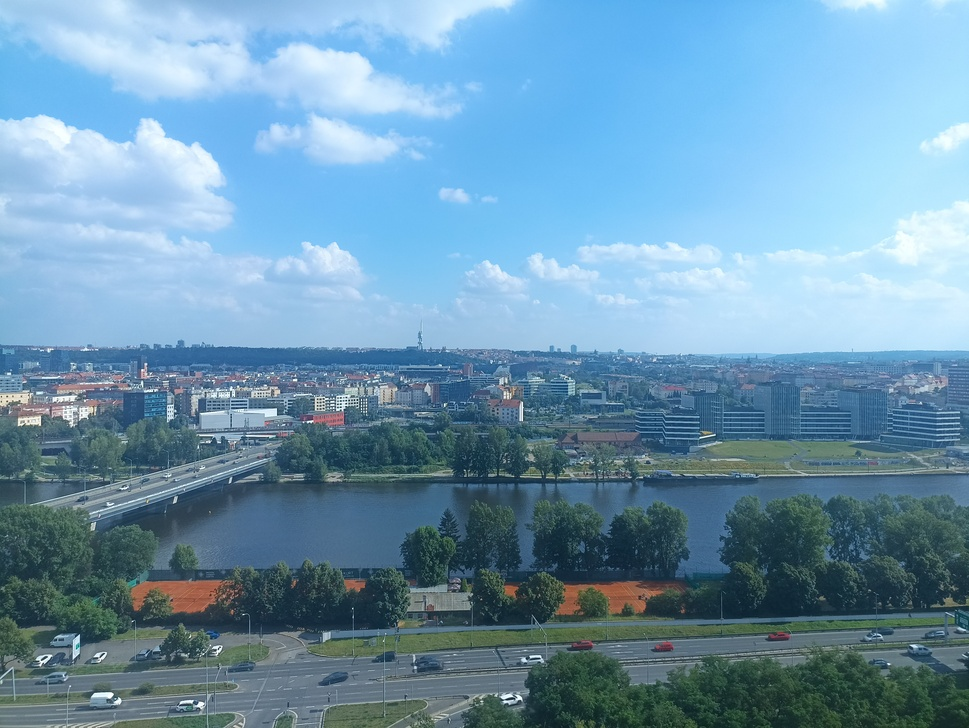
#> input picture test2.jpg, 969 x 728 px, shrunk from 4624 x 3472 before the run
$ python pbn-gen.py test2.jpg --output out.png
#> lines starting #> are read from the running program, lines starting #| are printed output that depends on the picture; after the words box and inside, x2 and y2 are one past the last pixel; in counts of white or black regions, pixels touching at a corner belong together
import cv2 as cv
import numpy as np
import typing as tp
from enum import Enum
from argparse import ArgumentParser
from sklearn.cluster import KMeans # type: ignore
from random import randint


###################################################################
#                  TYPE DEFINITIONS AND CONSTANTS                 #
###################################################################

Img = np.ndarray
Mask = np.ndarray
Colors = np.ndarray
Color = tp.Tuple[int, int, int]
Shape = tp.Tuple[int, ...]
Contours = tp.List[np.ndarray]
InscribedCircle = tp.Tuple[tp.Tuple[int, int], float, int]
class ColorMode(Enum):
    BGR = 'BGR'
    HSL = 'HSL'
    HSV = 'HSV'
    LAB = 'LAB'
    GRAYSCALE = 'GRAYSCALE'


###################################################################
#              COLOR CLUSTERING AND IMAGE PROCESSING              #
###################################################################

def cluster(image: Img, n_colors: int, seed: int = 0) -> tp.Tuple[Colors, Img]:
    """ Cluster the colors of an image and return the colors and an image with the colors
        replaced by their assigned cluster center (color).

        Args:
            image (Img): The image to cluster.
            n_colors (int): The number of colors to cluster the image into.
            seed: The seed for the random number generator.

        Returns:
            Colors: The cluster centers (colors).
            Img: The image with the colors replaced by their assigned cluster center.
    """

    pixels = image.reshape(-1, image.shape[-1] if len(image.shape) > 2 else 1)
    kmeans = KMeans(n_clusters=n_colors, random_state=seed, n_init='auto').fit(pixels)
    colors = kmeans.cluster_centers_.astype(np.uint8)
    labels = kmeans.labels_.astype(np.uint8)
    return colors, labels


def get_smooth_image(shape: Shape, colors: Colors, labels: Img) -> Img:
    """ Get an image where each pixel is colored with the color of its cluster center.
        The image is smoothed using a median filter.

        Args:
            shape (Shape): The shape of the image.
            colors (Colors): The cluster centers (colors).
            labels (Img): The cluster labels of each pixel.

        Returns:
            Img: The image with the pixels colored with the color of their cluster center
                 after smoothing with a median blur filter.
    """

    BLUR_SIZE = 3
    BLUR_ITERS = 3

    img: Img = colors[labels].reshape(shape)
    for _ in range(BLUR_ITERS):
        img = cv.medianBlur(img, BLUR_SIZE)
    return img


def blur_image(image: Img) -> Img:
    """ Apply a bilateral filter to an image.

        Args:
            image (Img): The image to blur.

        Returns:
            Img: The blurred image.
    """

    return cv.bilateralFilter(image, 7, 170, 70)


def get_connected_components(mask: Mask
                             ) -> tp.Tuple[Contours, tp.List[int], tp.List[tp.List[int]], tp.Any]:
    """ Get the connected components of a binary mask.

        Args:
            mask (Mask): The binary mask to get the connected components of.

        Returns:
            tp.List[Contours, tp.List[int], tp.List[tp.List[int]]]: The contours of the connected
                components, the depths of the contours, and list of children for each contour.
    """

    # Find the contours of the connected components in the mask
    contours: Contours
    contours, hierarchy = cv.findContours(mask.astype(np.uint8), cv.RETR_TREE, # type: ignore
                                            cv.CHAIN_APPROX_SIMPLE)
    hierarchy = hierarchy[0]

    # Find the children and depths of the contours
    children: tp.List[tp.List[int]] = [[] for _ in range(len(contours))]
    for i in range(len(contours)):
        if hierarchy[i][3] >= 0:
            children[hierarchy[i][3]].append(i)
    depths = [0] * len(contours)
    stack = [i for i in range(len(contours)) if hierarchy[i][3] < 0]
    while stack:
        i = stack.pop()
        for j in children[i]:
            depths[j] = depths[i] + 1
            stack.append(j)

    return contours, depths, children, hierarchy


def mask_good_components(image: Img, colors: Colors, color_mode: ColorMode,
                         min_size: int, max_components: int) -> Mask:
    """ Mask out small connected components from an image. By connected components,
        connected regions of the same color are meant. Also removes thin border components
        (components that are almost completely filled by other components).

        Args:
            image (Img): The image to remove small components from.
            colors (Colors): The colors in the image.
            color_mode (ColorMode): The color mode of the image.
            min_size (int): The minimum size of the connected components to keep.
            max_components (int): The maximum number of connected components to keep.

        Returns:
            Mask: The mask of the kept connected components.
    """

    # Convert the image to a list of masks, one for each color
    if color_mode == ColorMode.GRAYSCALE:
        masks = [image == color for color in colors]
    else:
        masks = [np.all(image == color, axis=-1) for color in colors]

    good_contours = []
    all_contours, all_depths, all_children, all_areas = [], [], [], []

    for i_mask in range(len(masks)):
        mask = masks[i_mask]

        contours, depths, children, hierarchy = get_connected_components(mask)

        # Separate the outer and inner contours (inner contours are contours of holes)
        outer_contours_idx = [i for i in range(len(contours)) if depths[i] % 2 == 0]
        inner_contours_idx = [i for i in range(len(contours)) if depths[i] % 2 == 1]

        # Compute the areas of the components
        contour_areas = list(map(cv.contourArea, contours))
        component_areas = contour_areas.copy()
        for i in inner_contours_idx:
            component_areas[hierarchy[i][3]] -= component_areas[i]

        # Keep the outer components with an area greater than the minimum size and are not thin
        THIN_THRESHOLD = -1.0
        good_contours.extend([(i_mask, i) for i in outer_contours_idx
                              if component_areas[i] >= min_size
                              and component_areas[i] >= THIN_THRESHOLD * contour_areas[i]])

        all_contours.append(contours)
        all_depths.append(depths)
        all_children.append(children)
        all_areas.append(component_areas)
        del mask, contours, hierarchy, children, depths, outer_contours_idx, inner_contours_idx, \
            contour_areas, component_areas # just to be sure that I don't use them by mistake

    # Remove the smallest components if there are too many components
    good_contours.sort(key=lambda x: all_areas[x[0]][x[1]], reverse=True)
    if max_components > 0 and len(good_contours) > max_components:
        good_contours = good_contours[:max_components]

    all_good_contours_idx: tp.List[tp.List[int]] = [list() for _ in range(len(masks))]
    for i_mask, i in good_contours:
        all_good_contours_idx[i_mask].append(i)
    del good_contours # just to be sure that I don't use it by mistake

    # print(sum(len(contours) for contours in all_good_contours_idx)) # debug

    # Create a mask of the kept components
    kept_mask = np.zeros(image.shape[:2], dtype=np.uint8)
    for i_mask in range(len(masks)):
        kept_mask_this_color = np.zeros_like(kept_mask, dtype=np.uint8)
        kept_contours = sorted(all_good_contours_idx[i_mask], key=lambda x: all_depths[i_mask][x])
        for i in kept_contours:
            cv.drawContours(kept_mask_this_color, [all_contours[i_mask][i]], 0, 1, -1)
            for j in all_children[i_mask][i]:
                cv.drawContours(kept_mask_this_color, [all_contours[i_mask][j]], 0, 0, -1)
        kept_mask |= kept_mask_this_color
        del kept_mask_this_color, kept_contours # just to be sure that I don't use them by mistake

    # dbg_img = image.copy() # debug
    # dbg_img[np.logical_not(kept_mask.astype(bool))] = 0 # debug
    # debug_show_image(dbg_img, color_mode) # debug

    return kept_mask.astype(bool)


def fill_unmasked(image: Img, mask: Mask, colors: Colors, color_mode: ColorMode) -> Img:
    """ Fill the non-masked regions of an image with the colors of the neighboring regions.

        Args:
            image (Img): The image to fill.
            mask (Mask): The mask of the regions not to fill.
            colors (Colors): The colors of the masked regions.
            color_mode (ColorMode): The color mode of the image.

        Returns:
            Img: The image with the unmasked regions filled.
    """

    if color_mode == ColorMode.GRAYSCALE:
        inverse_color_masks = [(image != color).astype(np.uint8) for color in colors]
    else:
        inverse_color_masks = [np.any(image != color, axis=-1).astype(np.uint8)
                               for color in colors]
    inverse_mask = np.logical_not(mask)
    for i in range(len(inverse_color_masks)):
        inverse_color_masks[i] |= inverse_mask
    color_distances = [cv.distanceTransform(inv_color_mask, cv.DIST_L2, 3)
                       for inv_color_mask in inverse_color_masks]

    # closest color = color with the smallest color distance for each pixel
    closest_colors = colors[np.argmin(color_distances, axis=0)]
    result = image.copy()
    closest_colors = closest_colors.reshape(image.shape)
    result[inverse_mask] = closest_colors[inverse_mask]
    # debug_show_image(result, color_mode) # debug
    return result


# [54 lines left out: function largest_inscribed_circles, not called in this run]


###################################################################
#                  OUTLINES AND NUMBERS (LABELS)                  #
###################################################################

def get_contours(image: Img) -> Contours:
    """ Get the contours (edges / outlines) of an image.

        Args:
            image (Img): The image to get the contours of.

        Returns:
            Contours: The contours of the image.
    """

    edges = cv.Canny(image, 0, 0)
    edges = edges.astype(bool)
    contours, _ = cv.findContours(edges.astype(np.uint8), cv.RETR_LIST, cv.CHAIN_APPROX_SIMPLE)
    return contours


def put_outlines(bgr_image: Img, contours: Contours) -> None:
    """ Get a mask of the outlines of an image.

        Args:
            bgr_image (Img): The image to get the outlines of and put the outlines on, in BGR.
            contours (Contours): The contours of the image components.
    """

    OUTLINE_COLOR = (0, 0, 0)

    cv.drawContours(bgr_image, contours, -1, 1, 1)


# [16 lines left out: function put_numbers, not called in this run]
    # debug_show_image(bgr_image, ColorMode.BGR) # debug


def add_palette(image: Img, colors: Colors) -> Img:
    """ Return an image with the color palette of the image added to the bottom.

        Args:
            image (Img): The image to add the color palette to, in BGR.
            colors (Colors): The colors in the image, in BGR.

        Returns:
            Img: The image with the color palette added to the bottom.
    """

    REL_SIZE = 0.8
    REL_PADDING_LEFT_RIGHT = 0.05
    REL_MARGIN_TOP_BOTTOM = 0.1
    NUM_SIZE = 0.5

    total_width = image.shape[1] * (1 - 2 * REL_PADDING_LEFT_RIGHT)
    width_per_color = total_width // len(colors)
    radius = int(REL_SIZE * width_per_color / 2)
    height = int(radius * 2 * (1 + REL_MARGIN_TOP_BOTTOM))
    left = int(image.shape[1] * REL_PADDING_LEFT_RIGHT)
    middle_y = image.shape[0] + height // 2

    new_img = np.ones((image.shape[0] + height, *image.shape[1:]), dtype=np.uint8) * 255
    new_img[:image.shape[0]] = image

    for i in range(len(colors)):
        x = left + int((i + 0.5) * width_per_color)
        cv.circle(new_img, (x, middle_y), radius, tuple(colors[i].tolist()), -1)
        num_offset = int(NUM_SIZE * 10)
        is_bg_light = np.mean(colors[i]) > 128
        text_color = (0, 0, 0) if is_bg_light else (255, 255, 255)
        cv.putText(new_img, str(i + 1), (x - num_offset * len(str(i + 1)), middle_y + num_offset),
                   cv.FONT_HERSHEY_SIMPLEX, NUM_SIZE, text_color, 2)

    return new_img


###################################################################
#                     IMAGE LOADING AND SAVING                    #
###################################################################

def cvt_from_bgr(bgr_img: Img, mode: ColorMode) -> Img:
    """ Convert an image from BGR to another color mode.

        Args:
            bgr_img (Img): The BGR image to convert.
            mode (ColorMode): The color mode to convert to.

        Returns:
            Img: The converted image.
    """

    if mode == ColorMode.BGR: return bgr_img
    elif mode == ColorMode.HSL: return cv.cvtColor(bgr_img, cv.COLOR_BGR2HLS)
    elif mode == ColorMode.HSV: return cv.cvtColor(bgr_img, cv.COLOR_BGR2HSV)
    elif mode == ColorMode.LAB: return cv.cvtColor(bgr_img, cv.COLOR_BGR2LAB)
    elif mode == ColorMode.GRAYSCALE: return cv.cvtColor(bgr_img, cv.COLOR_BGR2GRAY)


def cvt_to_bgr(img: Img, mode: ColorMode) -> Img:
    """ Convert an image to BGR from another color mode.

        Args:
            img (Img): The image to convert.
            mode (ColorMode): The color mode to convert from.

        Returns:
            Img: The converted image in BGR.
    """

    if mode == ColorMode.BGR: return img
    elif mode == ColorMode.HSL: return cv.cvtColor(img, cv.COLOR_HLS2BGR)
    elif mode == ColorMode.HSV: return cv.cvtColor(img, cv.COLOR_HSV2BGR)
    elif mode == ColorMode.LAB: return cv.cvtColor(img, cv.COLOR_LAB2BGR)
    elif mode == ColorMode.GRAYSCALE: return cv.cvtColor(img, cv.COLOR_GRAY2BGR)


def load_image(path: str, color_mode: ColorMode, max_size: tp.Optional[tp.Tuple[int, int]] = None,
               ) -> np.ndarray:
    """ Load an image from a file. If max_size is specified, the image is resized to fit within
        the size while maintaining the aspect ratio. The image is converted to the specified
        color mode.

        Args:
            path (str): The path of the image file.
            color_mode (ColorMode): The color mode to convert the image to.
            max_size (Optional[Tuple[int, int]]): The maximum size of the resized image
                as (width, height).

        Returns:
            Img: The loaded image in the specified color mode.
    """

    if not cv.haveImageReader(path):
        raise ValueError(f"Unsupported image format for file {path}.")
    try:
        img: Img = cv.imread(path, cv.IMREAD_COLOR)
    except Exception as e:
        raise ValueError(f"Error loading image from {path}: {e}")
    if max_size is not None:
        # Resize the image to fit within the max size while maintaining the aspect ratio
        height, width = img.shape[:2]
        target_width, target_height = max_size
        shrink_ratio = min(target_width / width, target_height / height)
        if shrink_ratio < 1:
            img = cv.resize(img, (0, 0), fx=shrink_ratio, fy=shrink_ratio,
                            interpolation=cv.INTER_AREA)

    return cvt_from_bgr(img, color_mode)


def save_image(path: str, image: np.ndarray, image_color_mode: ColorMode) -> None:
    """ Save an image to a file. The image is converted to BGR before saving.

        Args:
            path (str): The path of the image file. If no extension is provided,
                or the extension is not supported by OpenCV, '.png' is appended.
            image (Img): The image to save.
            image_color_mode (ColorMode): The color mode of the input image.
    """

    if not cv.haveImageWriter(path):
        path += ('.png')
    image = cvt_to_bgr(image, image_color_mode)
    try:
        cv.imwrite(path, image)
    except Exception as e:
        print(f"Error saving image to {path}: {e}")


###################################################################
#                ARGUMENT PARSING AND MAIN FUNCTION               #
###################################################################

def _arg_parser() -> ArgumentParser:
    parser = ArgumentParser()
    parser.add_argument('input',
                        type=str, nargs='+',
                        help='Paths of input images.'
    )
    parser.add_argument('-o', '--output',
                        type=str, required=True,
                        help='Path of output image.'
    )
    parser.add_argument('-r', '--resize',
                        type=int, nargs=2, required=False, default=None,
                        metavar=('WIDTH', 'HEIGHT'),
                        help='Resize the input image to fit within the specified size. \
                        The aspect ratio is maintained.'
    )
    parser.add_argument('-c', '--color-mode',
                        type=lambda x: x.upper(),
                        required=False, default=ColorMode.LAB.value,
                        choices=[mode.value for mode in ColorMode],
                        help='Color mode of the input image. Defaults to LAB.'
    )
    parser.add_argument('-k', '--color-palette-size',
                        type=int, required=False,
                        default=10,
                        help='Number of colors used in the output. Defaults to 10.'
    )
    parser.add_argument('-m', '--min-cell-size',
                        type=int, required=False,
                        default=200,
                        help='Minimum size of a cell in the output image in pixels \
                        Defaults to 200. If set to 0, all cells are naturally kept.'
    )
    parser.add_argument('-M', '--max-cells',
                        type=int, required=False,
                        default=250,
                        help='Maximum number of cells in the output image. Defaults to 250. \
                        If set to 0 or a negative number, no limit is imposed.'
    )
    parser.add_argument('-O', '--no-outline',
                        action="store_true",
                        required=False, default=False,
                        help='Do not have outlines in the output image.'
    )
    parser.add_argument('-f', '--fill',
                        action="store_true",
                        required=False, default=False,
                        help='Fill the output image with the colors.'
    )
    parser.add_argument('-n', '--numbers',
                        action="store_true",
                        required=False, default=False,
                        help='Have numbers in the output image. This feature is currently broken!'
    )
    parser.add_argument('-s', '--seed',
                        type=int, required=False,
                        default=None,
                        help='Seed for the color clustering algorithm. If not provided, \
                        a random seed is used.'
    )
    return parser


# debug function
# [6 lines left out: function debug_show_image, not called in this run]


def main() -> None:
    args = _arg_parser().parse_args()

    color_mode = ColorMode[args.color_mode]

    for path in args.input:
        seed = args.seed if args.seed is not None else randint(0, 1000)

        image = load_image(path, color_mode, args.resize)
#> in load_image, img is the input picture: shape (728, 969, 3); mean B, G, R 174.5, 149.6, 109.6
        image = blur_image(image)
#> in blur_image, `return cv.bilateralFilter(image, 7, 170, 70)`:
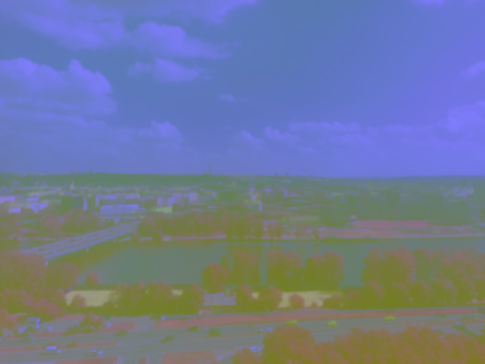
#> returned value: shape (728, 969, 3) (shown at 1/2 size); mean of channels 0, 1, 2 151, 121.3, 111.2; drawn as B, G, R
        # debug_show_image(image, color_mode) # debug

        colors, labels = cluster(image, args.color_palette_size, seed)
#> in cluster, `colors = kmeans.cluster_centers_.astype(np.uint8)`: colors = [[52, 121, 119], [205, 121, 104], [110, 124, 106], [227, 121, 112], [92, 120, 118], [127, 123, 118], [188, 119, 94], [153, 124, 114], [73, 118, 124], [110, 119, 133]]
        colored_image = get_smooth_image(image.shape, colors, labels)
        # debug_show_image(colored_image, color_mode) # debug

        good_mask = mask_good_components(colored_image, colors, color_mode,
                                         args.min_cell_size, args.max_cells)
#> in mask_good_components, `masks = [np.all(image == color, axis=-1) for color in colors]`: masks = 10 items
#> the loop in mask_good_components, `for i_mask in range(len(masks)):` made 10 passes
#> inner_contours_idx on passes 4, 7: [30, 33], [18, 19, 20, 21, 22, 23, 24]
#> pass 1, in mask_good_components, `mask = masks[i_mask]`:
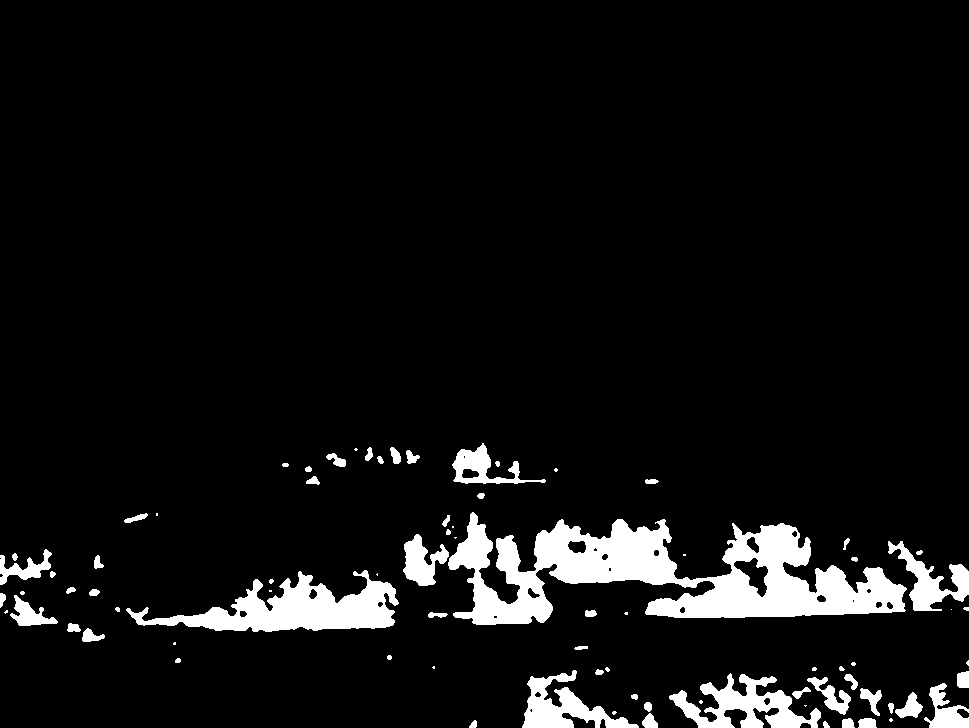
#> mask: shape (728, 969) bool; 7% white; 81 white regions (24 under 20 px), largest, box (x1, y1, x2, y2) and area: (448, 512, 907, 625) 23578, (126, 570, 399, 632) 7600, (669, 673, 821, 728) 3692
#> pass 2, in mask_good_components, `mask = masks[i_mask]`:
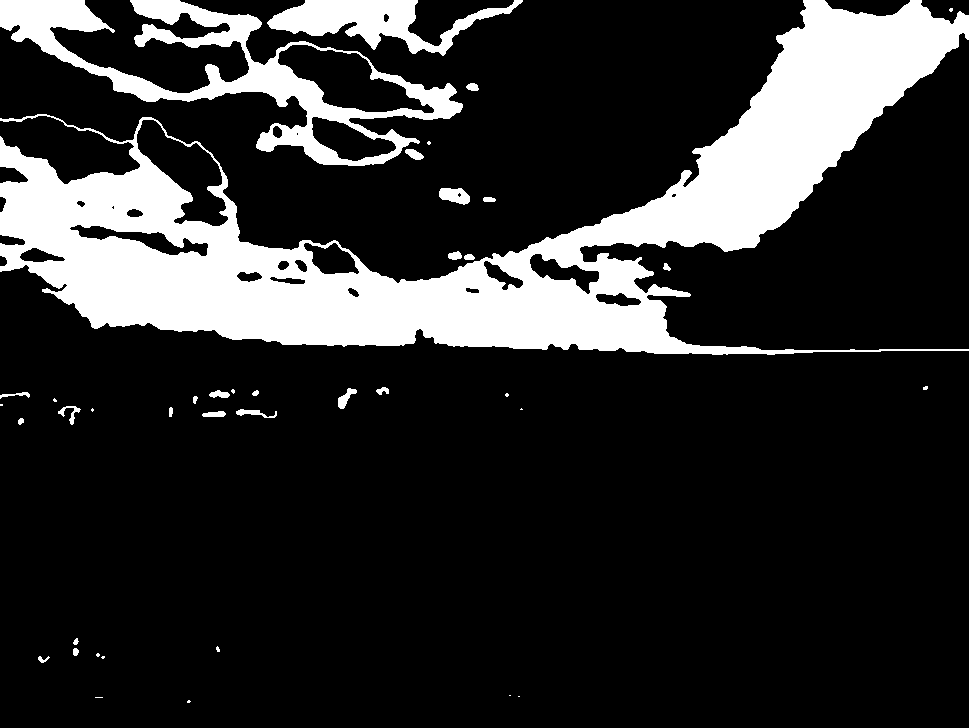
#> mask: shape (728, 969) bool; 18.2% white; 40 white regions (16 under 20 px), largest, box (x1, y1, x2, y2) and area: (0, 0, 969, 355) 103106, (0, 0, 463, 166) 17591, (267, 0, 523, 56) 5829
#> after the loop in mask_good_components, `for i_mask in range(len(masks)):`: good_contours = 156 pairs, first value 0 to 9, second value 0 to 282
#> in mask_good_components, `all_good_contours_idx: tp.List[tp.List[int]] = [list() for _ in range(..`: all_good_contours_idx = [[], [], [], [], [], [], [], [], [], []]
#> (the rest of the program and of its run is left out)
